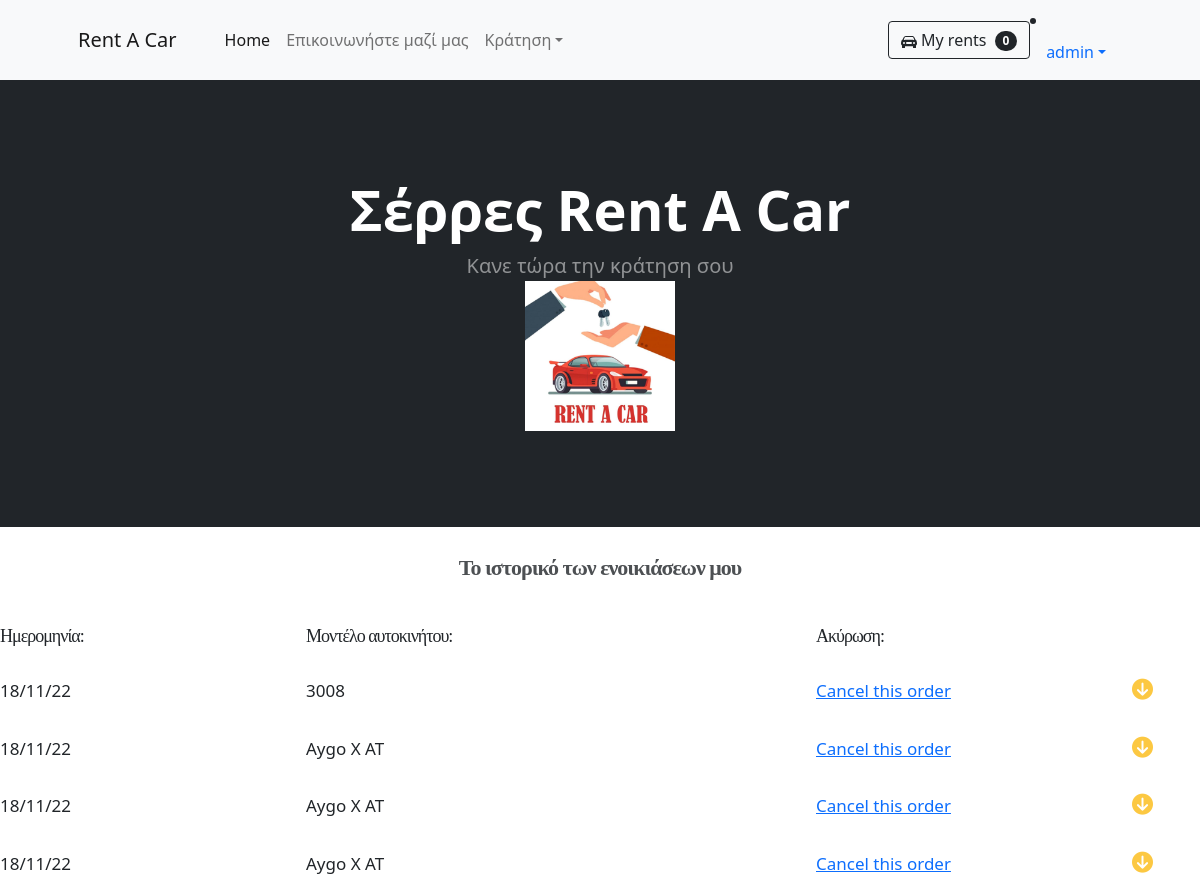
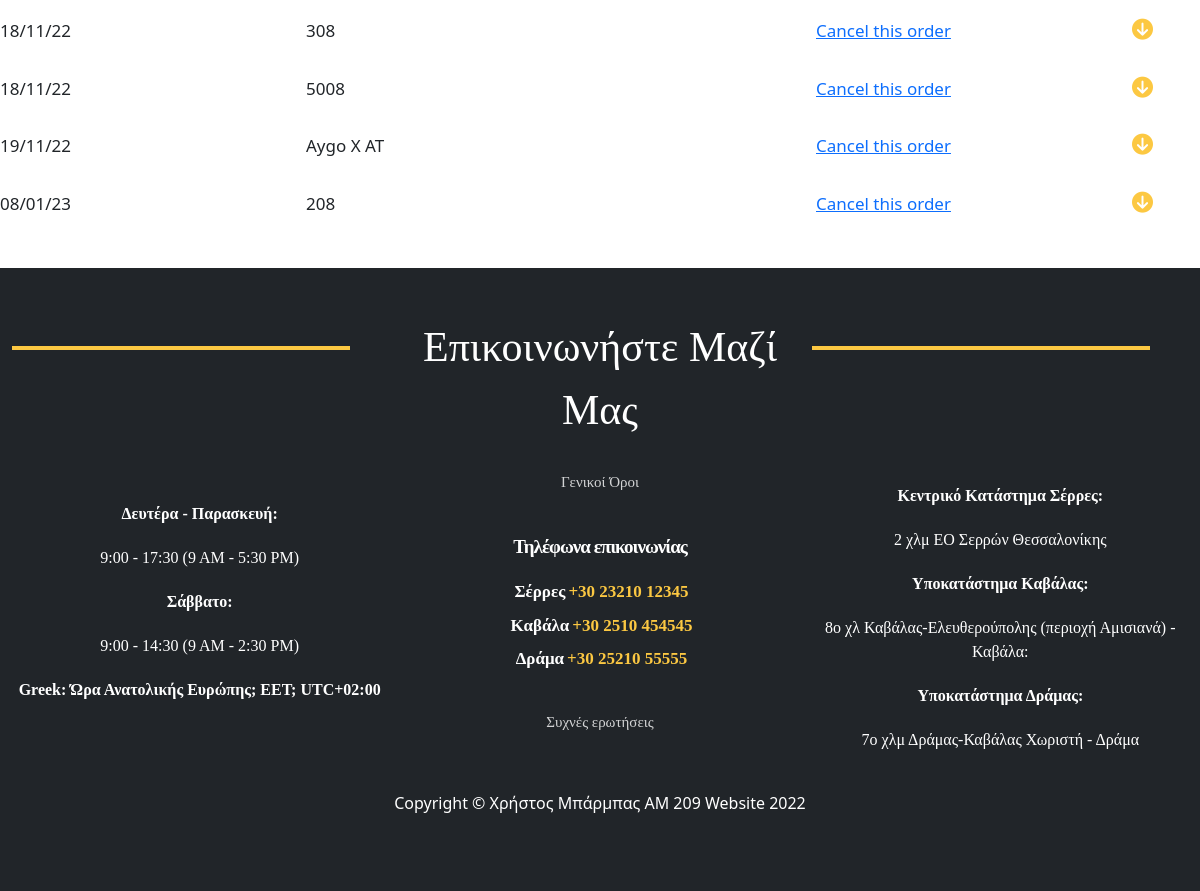
/totalRentals/ (signed in), run on the app's committed database (2 pictures, top to bottom).
### carRental/models.py (models this page shows, shortened)
class Rental(models.Model):
    costumer = models.ForeignKey(Costumer, null=True, on_delete=models.CASCADE)
    customerName = models.CharField(max_length=70, null=True)
    costumerID = models.IntegerField(null=True, blank=False)
    rentalCompany = models.ForeignKey(RentalCompany, null=True, on_delete=models.CASCADE, default='1')
    car = models.ForeignKey(Car, null=True, on_delete=models.CASCADE)
    carModel = models.CharField(max_length=70, null=True)
    carId = models.IntegerField(null=True, blank=False)
    price = models.IntegerField(null=True, blank=False)
    startDate = models.DateField(auto_now_add=False, null=True)
    finishDate = models.DateField(auto_now_add=False, null=True)
    orderDate = models.DateTimeField(auto_now_add=True, null=True)
    placeToStart = models.ForeignKey(PlaceToStart, null=True, on_delete=models.CASCADE)
    fullFuel = models.BooleanField(blank=True, null=True, default=False)
    insurance = models.BooleanField(blank=True, null=True, default=False)
    payed = models.BooleanField(null=True, default=False)

### carRental/views.py (the view)
# urls.py: path('totalRentals/', views.totalRentals, name='totalRentals'),
@login_required(login_url='home.html')
def totalRentals(request):
    current = request.user
    rentals = Rental.objects.all()
    context = {
        'current': current,
        'rentals': rentals,
    }
    return render(request, 'totalRentals.html', context)

### carRental/models.py (called while the page is built)
    def __str__(self):
        return self.placeToStart

### carRental/templates/totalRentals.html (shortened to what this page needs)
{% extends 'main.html' %}
{% load static %}
{% block content %}
    <div class="lastRent lastRentPos">
				<div class="row no-gutters">
					<div class="col-12">
						<div class="row">
							<div class="col-12">
								<div class="experienceTitle">
									Το ιστορικό των ενοικιάσεων μου
								</div>
							</div>
						</div>
						<div class="row no-gutters">
                            <div class="col-2">
                                <div class="headerTable">
                                    Ημερομηνία:
                                </div>
                            </div>
                            <div class="col-1">
                            </div>
                            <div class="col-5">
                                <div class="headerTable">
                                    Μοντέλο αυτοκινήτου:
                                </div>
                            </div>
                            <div class="col-3">
                                <div class="headerTable">
                                    Ακύρωση:
                                </div>
							</div>
                        </div>
                {% for x in rentals %}
						<div class="row align-items-center">
							<div class="col-md-12 col-sm-12 clickFaq ">
								<div class="questionUs rowSize">
									<div class="row no-gutters ">
										<div class="col-2">
											<div class="infoTable ">
												{{ x.orderDate|date:'d/m/y' }}
											</div>
										</div>
										<div class="col-1">
										</div>
										<div class="col-5">
											<div class="infoTable">
											    {{ x.carModel}}
											</div>
										</div>
										<div class="col-3">
											<div class="infoTable">
											{% if x.payed == False %}
											<div class="payingPc">
												<a href="">Cancel this order</a>
											</div>
											{% else  %}
											 Payed
											{% endif  %}
											</div>
										</div>
										<div class="col-1">
											<div class="infoTable">
												<i class="fas fa-arrow-circle-down .displayFaq arrowsUS"></i>
											</div>
										</div>
									</div>
								</div>
							</div>
						</div>
                        {% endfor  %}
					</div>
				</div>
			</div>
{% endblock  %}

### carRental/templates/navbar.html (shortened to what this page needs)
  {% load static  %}
        <nav class="navbar navbar-expand-lg navbar-light bg-light">
            <div class="container px-4 px-lg-5">
                <a class="navbar-brand" href="{% url 'home' %}">Rent A Car</a>
                <div class="collapse navbar-collapse" id="navbarSupportedContent">
                    <ul class="navbar-nav me-auto mb-2 mb-lg-0 ms-lg-4">
                        <li class="nav-item"><a class="nav-link active" aria-current="page" href="{% url 'home' %}">Home</a></li>
                        <li class="nav-item"><a class="nav-link" href="#!">Επικοινωνήστε μαζί μας</a></li>
                        <li class="nav-item dropdown">
                            <a class="nav-link dropdown-toggle" id="navbarDropdown" href="#" role="button" data-bs-toggle="dropdown" aria-expanded="false">Κράτηση</a>
                        </li>
                    </ul>
                    <form class="d-flex">
                        <button class="btn btn-outline-dark" type="submit">
                            My rents
                            <span class="badge bg-dark text-white ms-1 rounded-pill">0</span>
                        </button>
                    </form>
                        </div>
                {% if user.is_authenticated %}
                        <li class="nav-item dropdown">
                            <a class="nav-link dropdown-toggle" id="navbarDropdown" href="#" role="button" data-bs-toggle="dropdown" aria-expanded="false">{{ request.user.username}}</a>
                        </li>
                {% else  %}
                        <div>
                            <ul class="navbar-nav me-auto mb-2 mb-lg-0 ms-lg-4">
                                <li class="nav-item"><a class="nav-link" href="{% url 'login' %}">Είσοδος</a></li>
                            </ul>
                        </div>
                {% endif  %}
            </div>
        </nav>

### carRental/static/css/carTable.css (style rules this page uses)
.lastRentPos { margin-bottom: 3vh; }
.headerTable { text-align: left; font-family: "Montserrat"; font-size: 15px; letter-spacing: -1px; }
.infoTable { text-align: left; padding-top: 0.5vh; margin-bottom: 0.5vh; }
.payingPc { display: none; }
.rowSize { margin-top: 2vh; }
.experienceTitle { height:9vh; font-family: "Montserrat"; font-size: 22px; opacity: 0.8; font-weight: 700; letter-spacing: -1px; padding-top: 3vh ; text-align: center; margin-bottom: 3vh; }
@media (min-width:720px) { .payingPc { display: block; } }
@media (min-width:720px) { .headerTable { font-size: 18px; } }
@media (min-width:720px) { .infoTable { font-size: 17px; } }
@media (min-width:720px) { .rowSize { margin-top: 1vh; } }
@media (min-width:720px) { .lastRentPos { margin-bottom: 6vh; } }

### carRental/static/css/formchose.css (style rules this page uses)
.fas { color: #fcc842; font-size: 21px; }

### carRental/static/css/order.css (style rules this page uses)
::placeholder { color: #c3c3d3; font-family: "Lato"; }

### carRental/static/css/us.css (style rules this page uses)
.questionUs { min-width: 100%; height: auto; margin-top:3vh; }
.arrowsUS { color: #fcc842; font-size: 21px; margin-left:10px; }

### data on the page
Rental: orderDate "18/11/22", carModel "3008", payed "Cancel this order"
Rental: orderDate "18/11/22", carModel "Aygo X AT", payed "Cancel this order"
Rental: orderDate "18/11/22", carModel "Aygo X AT", payed "Cancel this order"
Rental: orderDate "18/11/22", carModel "Aygo X AT", payed "Cancel this order"
Rental: orderDate "18/11/22", carModel "308", payed "Cancel this order"
Rental: orderDate "18/11/22", carModel "5008", payed "Cancel this order"
Rental: orderDate "19/11/22", carModel "Aygo X AT", payed "Cancel this order"
Rental: orderDate "08/01/23", carModel "208", payed "Cancel this order"

### other printed values
{{ request.user.username }} "admin"
